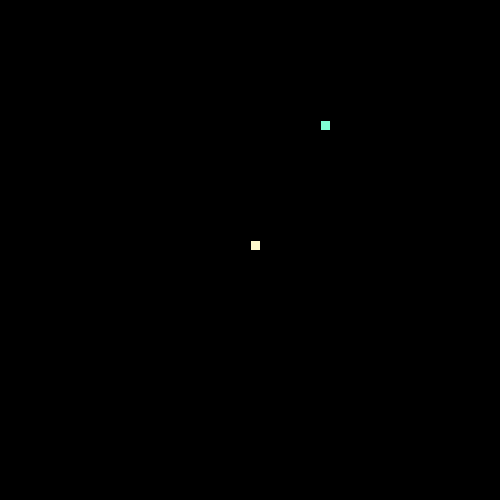
Frame 1 (no input)
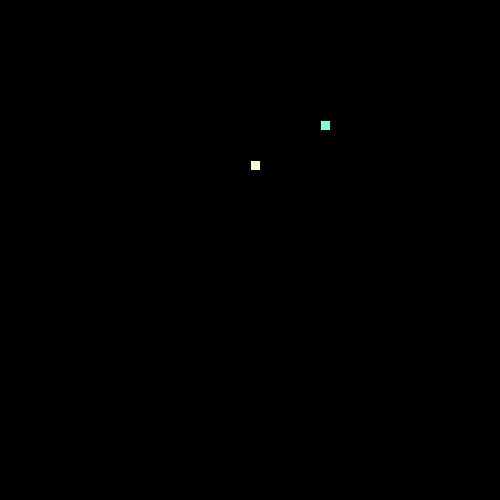
Frame 60 (the mouse pressed at the canvas centre just before this capture)
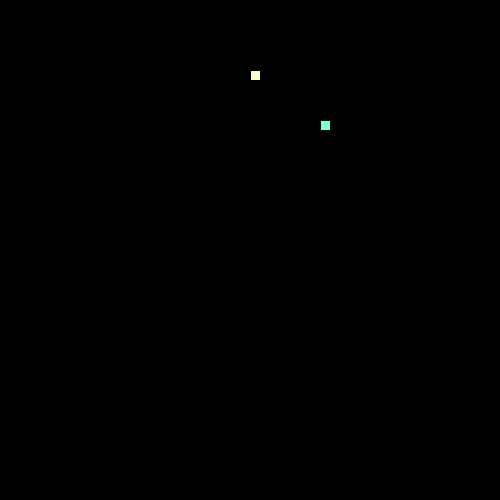
Frame 120 (the mouse held since frame 60 and released just before this capture)

The Processing sketch that drew these frames (run headless with seeded random() and noise(); from frame 60 on, the mouse is pressed at the canvas centre):

// Processing sketch: LeagueSnake
// ── LeagueSnake.pde
//*
// ***** SEGMENT CLASS *****
// This class will be used to represent each part of the moving snake.
//*

class Segment {

//Add x and y member variables. They will hold the corner location of each segment of the snake.
  int x;
  int y;

// Add a constructor with parameters to initialize each variable.
  Segment(int x, int y){
    this.x = x;
    this.y = y;
  }

}


//*
// ***** GAME VARIABLES *****
// All the game variables that will be shared by the game methods are here
//*
Segment head;

int foodX;
int foodY;

int direction = UP;
int foodEaten;

ArrayList<Segment> tail = new ArrayList<Segment>();

//*
// ***** SETUP METHODS *****
// These methods are called at the start of the game.
//*

void setup() {
  size(500,500);
  
  int x = 250;
  int y = 250;
  head = new Segment(x, y);
  frameRate(20);
  
  dropFood();
}

void dropFood() {
  //Set the food in a new random location
  foodX = ((int) random(50)*10);
  foodY = ((int) random(50)*10);
    
}



//*
// ***** DRAW METHODS *****
// These methods are used to draw the snake and its food 
//*

void draw() {
  background(0, 0, 0);
  
  drawFood();
  move();
  drawSnake();
  
  eat();
  
}

void drawFood() {
  //Draw the food
  fill(127,255,212);
  square(foodX, foodY, 10);
}

void drawSnake() {
  //Draw the head of the snake followed by its tail
  fill(255,250,205);
  rect(head.x, head.y, 10, 10);
  manageTail();
}


//*
// ***** TAIL MANAGEMENT METHODS *****
// These methods make sure the tail is the correct length.
//*

void drawTail() {
  //Draw each segment of the tail 
  for (Segment s: tail){
    rect(s.x, s.y, 10, 10);
  }
}

void manageTail() {
  checkTailCollision();
  drawTail();
  //After drawing the tail, add a new segment at the "start" of the tail and remove the one at the "end"
  tail.add(new Segment(head.x, head.y));
  tail.remove(0);
  //This produces the illusion of the snake tail moving.
  
}

void checkTailCollision() {
  //If the snake crosses its own tail, shrink the tail back to one segment
  for (Segment s: tail){
    if (s.x == head.x && s.y == head.y) {
      tail = new ArrayList<Segment>();
      tail.add(new Segment(head.x, head.y));
    }
  }
}



//*
// ***** CONTROL METHODS *****
// These methods are used to change what is happening to the snake
//*

void keyPressed() {
  //Set the direction of the snake according to the arrow keys pressed
  if (key == CODED){
    if (keyCode == UP){
      direction = UP;  
    } else if (keyCode == DOWN){
      direction = DOWN;  
    } else if (keyCode == RIGHT){
      direction = RIGHT;
    } else if (keyCode == LEFT){
      direction = LEFT;  
    }
  }
}

void move() {
  //Change the location of the Snake head based on the direction it is moving.
  
  switch(direction) {
  case UP:
    // move head up here 
    head.y -= 10;
    break;
  case DOWN:
    // move head down here 
    head.y += 10;
    break;
  case LEFT:
   // figure it out 
    head.x -= 10;
    break;
  case RIGHT:
    // mystery code goes here 
    head.x += 10;
    break;
  }
  
  checkBoundaries();
}

void checkBoundaries() {
 //If the snake leaves the frame, make it reappear on the other side
  if (head.x < 0) {
    head.x = width;
  }
  if (head.x > width) {
    head.x = 0;  
  }
  if (head.y < 0) {
    head.y = height;  
  }
  if (head.y > height) {
    head.y = 0;  
  }
}



void eat() {
  //When the snake eats the food, its tail should grow and more food appear
  if (head.x == foodX && head.y == foodY){
    foodEaten++;
    
    foodX = ((int) random(50)*10);
    foodY = ((int) random(50)*10);
    
    tail.add(new Segment(head.x, head.y));
  }
}
